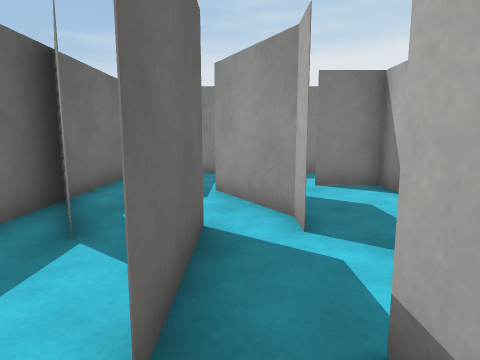
View 1 (above)

21 first-person views from a walk through a 3-D level made in the Unity game engine. The camera is 1.3 m above the floor, tilts 8° down and sees 75° across. The floor is counted in squares, 1 m on a side. Each view is taken from the middle of a square. On the plan, view 1 faces up. The plan holds only what a view shows up to about 14 squares ahead; the rest is blank. The place goes on beyond the plan. The player is left out. Surface patterns are stand-ins for the level's own textures.

View 2
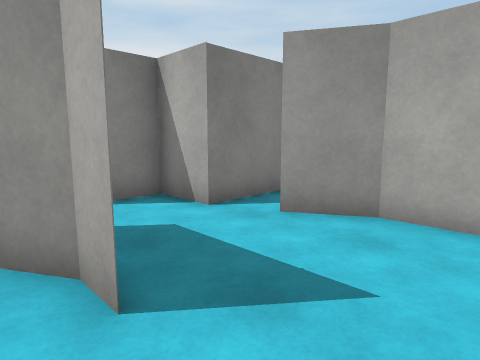

View 3
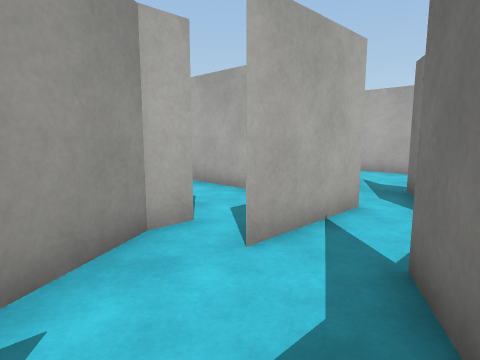

View 4
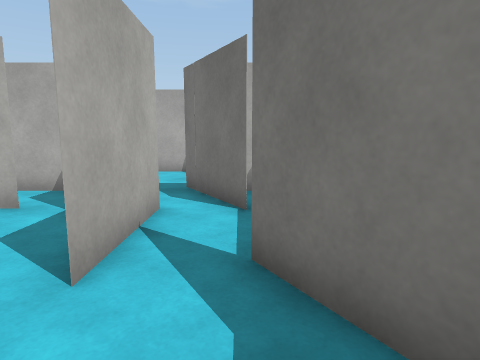

View 5
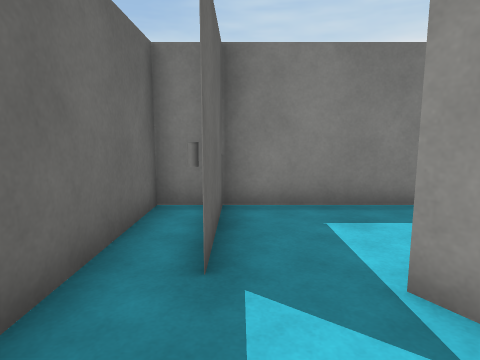

View 6
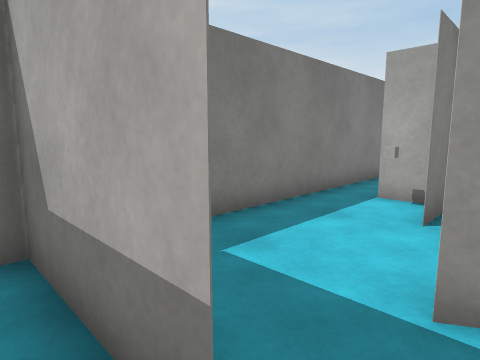

View 7
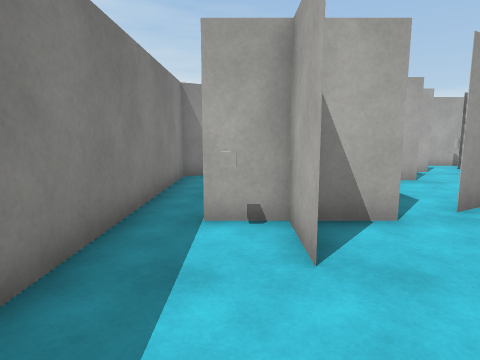

View 8
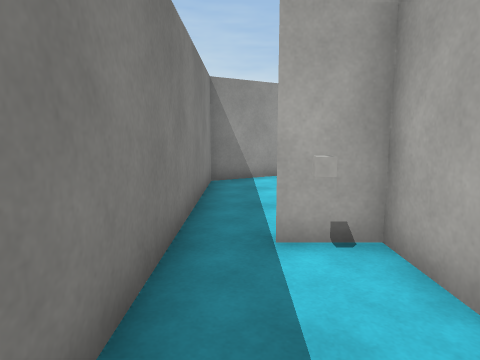

View 9
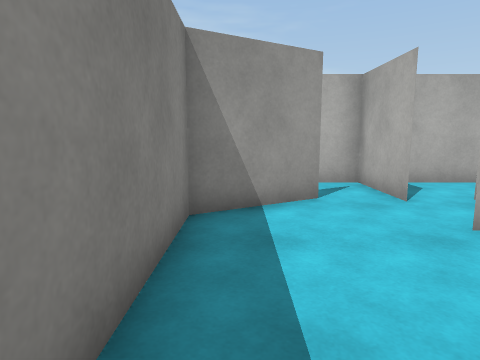

View 10
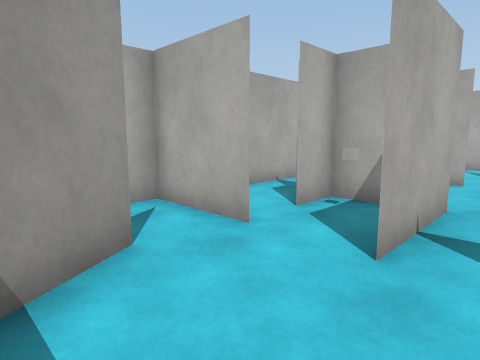

View 11
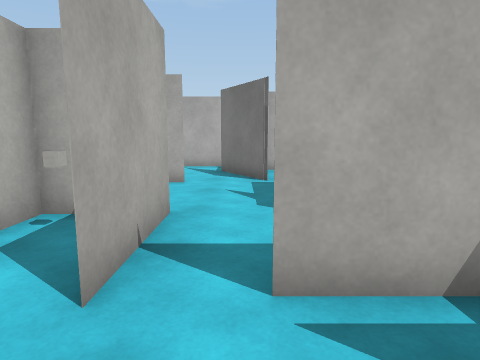

View 12
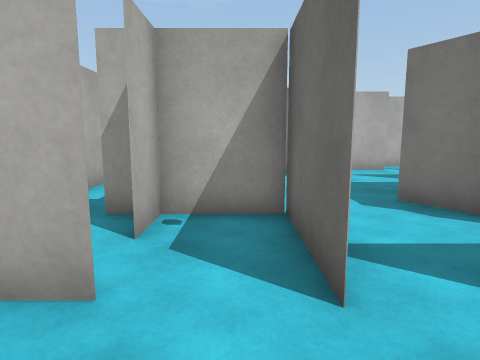

View 13
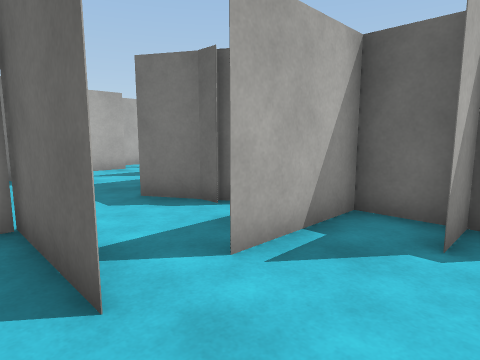

View 14
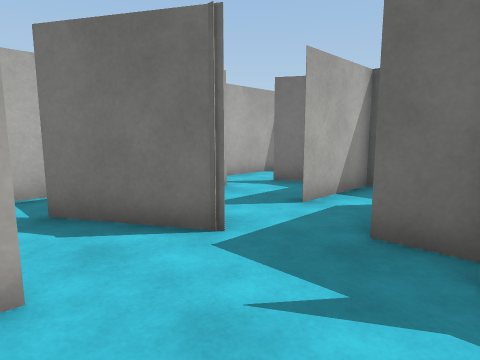

View 15
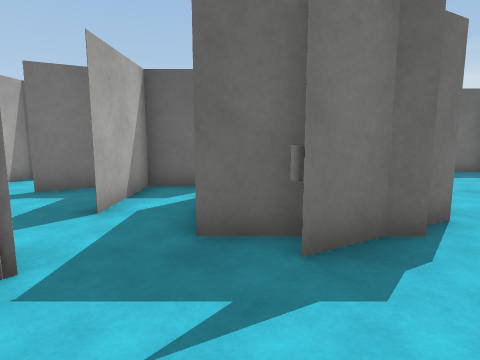

View 16
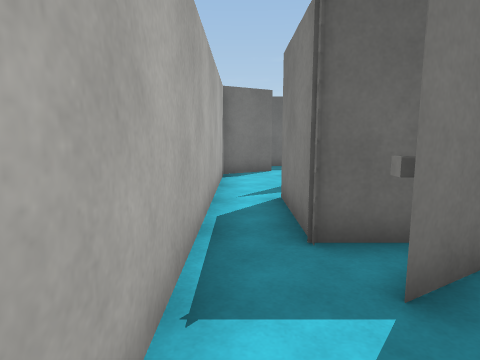

View 17
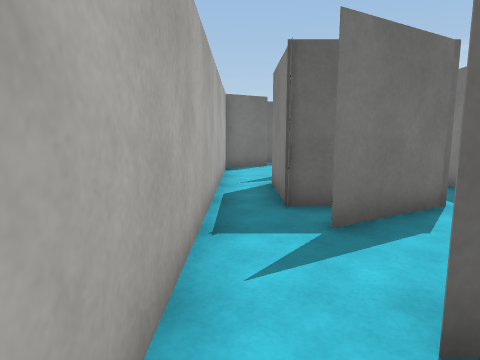

View 18
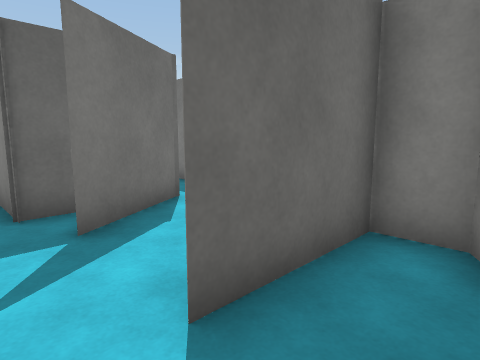

View 19
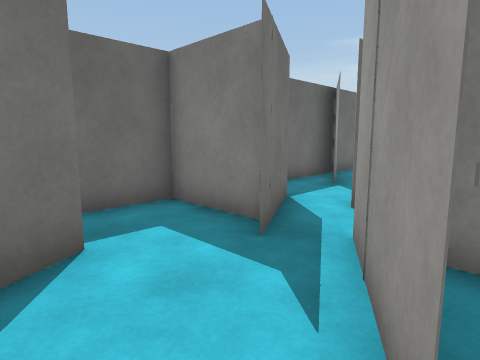

View 20
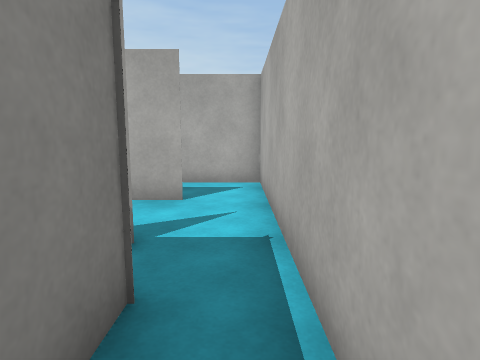

View 21
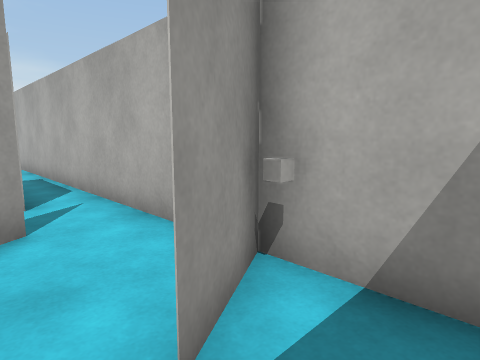

### Floor plan
Points are (right, up) in squares from view 1. A wall is a line through its corners. A room is listed if a view was taken in it or the views show most of it. See-through windows are left out.
Room 1 (views 1, 2)
walls: (0.9, 4.1) (0.9, 4.9) (0.3, 5.9); (1.9, 1.5) (4.6, 1.5); (-0.5, 4.5) (-0.5, 1.4); (5, 3.4) (5, 3.9) (4.2, 5.3); (0.9, 1) (0.9, 1.8); (3.8, 8.2) (2, 8.2); (-2.1, 1.6) (-0.6, -1.1); (6, 6.6) (3.7, 6.6) (3.7, 7.6)
ways out: opening at (0, 5) to room 3; opening at (2, 7) to room 4; gap at (0, -1) to room 8; opening at (5, 6) to room 12
Room 2 (views 3, 6)
walls: (-2.3, 7.8) (-2.3, 10.9); (-2.1, 10.8) (-3.6, 10.8) (-3.6, 6.4)
ways out: opening at (-2, 7) to room 3
Room 3 (views 4, 5)
walls: (-3.2, 5.7) (-2.1, 3.8); (-3.6, 6.4) (-3.6, 3.5); (0.3, 5.9) (-0.6, 7.6)
ways out: opening at (0, 5) to room 1; opening at (-2, 7) to room 2; opening at (-1, 7) to room 4
Room 4 (views 7, 8)
walls: (2, 8.2) (3.5, 8.2); (3.7, 7.6) (3.7, 9.6); (3.6, 10.8) (-2.1, 10.8); (-2.3, 10.9) (-2.3, 7.8)
ways out: opening at (2, 7) to room 1; opening at (-1, 7) to room 3; opening at (4, 10) to room 5
objects: other object (3, 9)
Room 5 (views 9, 10, 11, 12, 13)
walls: (3.5, 8.2) (5, 8.2); (10.6, 8.2) (9.1, 10.8) (3.6, 10.8); (3.7, 6.6) (6.8, 6.6)
ways out: opening at (4, 10) to room 4; opening at (9, 7) to room 11; gap at (7, 7) to room 12
Room 6 (views 14, 15)
walls: (8.2, 3.8) (8.2, 5.5); (8.5, 0.2) (9.1, 0.2); (10.3, 2.1) (10.3, 5.2); (6.2, -0.1) (7.2, -2); (5.1, 2.6) (5.1, 1.4); (5.1, 4.5) (5.1, 3.9); (4.2, 5.3) (5.4, 3.4); (12.8, -0.6) (12.8, 4.4)
ways out: opening at (9, -1) to room 9; opening at (5, 0) to room 10; opening at (12, 4) to room 11; opening at (6.5, 4.5) to room 12
Room 7 (views 16, 17, 18)
walls: (9.6, -4.6) (12.8, -4.6) (12.8, -2.2); (11.5, 0.2) (10.3, 0.2) (10.3, -2.9)
ways out: opening at (10, -3.5) to room 9
Room 8 (views 19, 21)
walls: (-0.7, -4.6) (-1.8, -2.8) (-0.7, -4.6); (1.8, -2.9) (0.2, -0.2); (-0.9, -0.4) (-3.6, -0.4) (-3.6, -2.6); (-2.8, -4.6) (3.4, -4.6)
ways out: gap at (0, -1) to room 1; opening at (4, -4) to room 9; opening at (3, -3) to room 10
Room 9 (view 20)
walls: (7.2, -2) (7.7, -2.8); (6.3, -1.9) (6.3, -3.1) (3.4, -3.1); (10.3, -2.9) (10.3, -1.8); (3.4, -4.6) (9.6, -4.6)
ways out: opening at (9, -1) to room 6; opening at (10, -3.5) to room 7; opening at (4, -4) to room 8
Room 10 (no view inside)
walls: (3.4, -3.1) (6, -3.1); (1.1, -1.7) (1.8, -2.9)
ways out: opening at (5, 0) to room 6; opening at (3, -3) to room 8
Room 11 (no view inside)
walls: (8.2, 6.9) (8.2, 3.9) (10.4, 3.9); (10.8, 3.9) (11.2, 3.9); (12.8, 4.4) (12.8, 7.9)
ways out: opening at (9, 7) to room 5; opening at (12, 4) to room 6
objects: other object (9, 5)
Room 12 (no view inside)
walls: (8.2, 5.5) (8.2, 6.9)
ways out: opening at (5, 6) to room 1; gap at (7, 7) to room 5; opening at (6.5, 4.5) to room 6

Positions as (right, up) in squares from view 1, and headings:
1: (0, 0), facing up
2: (0, 2), facing up-right
3: (-3, 7), facing down-right
4: (-2, 7), facing down
5: (-2, 5), facing up
6: (-3, 7), facing up-right
7: (-1, 9), facing right
8: (0, 10), facing right
9: (4, 10), facing right
10: (7, 10), facing down-right
11: (7, 9), facing down
12: (9, 9), facing down
13: (9, 9), facing down-left
14: (9, 3), facing down-left
15: (9, 2), facing left
16: (10, -4), facing left
17: (12, -4), facing left
18: (12, -4), facing up-left
19: (2, -4), facing up-left
20: (4, -4), facing right
21: (-3, -2), facing down-right
